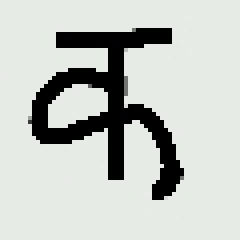
#> input picture processing_python/test/ka.jpg, 60 x 60 px (shown 4 times larger)
$ python reshape.py
#> lines starting #> are read from the running program, lines starting #| are printed output that depends on the picture; after the words box and inside, x2 and y2 are one past the last pixel; in counts of white or black regions, pixels touching at a corner belong together
import cv2
import numpy as np
import matplotlib.pyplot as plt
image = cv2.imread('./test/ka.jpg')
#> image is the input picture: shape (60, 60, 3); mean B, G, R 192.9, 197.8, 193.7
# image = cv2.bitwise_not(image)

# edges data lost during resizing. need to test more bluring and resizing

# use Gaussian filtering
image_blurred = cv2.blur(image,(3,3))
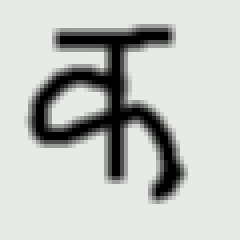
#> image_blurred: shape (60, 60, 3) (shown 4 times larger); mean B, G, R 192.9, 197.8, 193.7

plt.subplot(121),plt.imshow(image),plt.title('Original')
plt.xticks([]), plt.yticks([])
plt.subplot(122),plt.imshow(image_blurred),plt.title('Blurred')
plt.xticks([]), plt.yticks([])
plt.show()
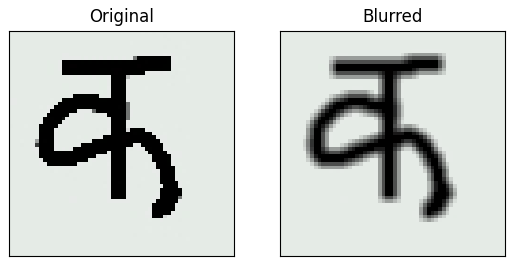
#> figure drawn by matplotlib, 2 panels; B, G, R data is drawn as R, G, B

resized_digit = cv2.resize(image.copy(), (28,28))
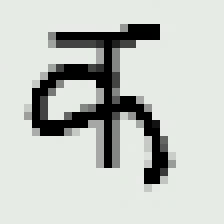
#> resized_digit: shape (28, 28, 3) (shown 8 times larger); mean B, G, R 194.3, 199.2, 195.1
resized_digit_blur = cv2.blur(resized_digit,(3,3))
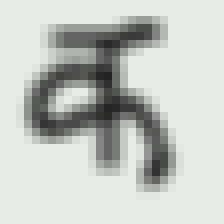
#> resized_digit_blur: shape (28, 28, 3) (shown 8 times larger); mean B, G, R 194.3, 199.2, 195.1
grey = cv2.cvtColor(resized_digit_blur.copy(), cv2.COLOR_BGR2GRAY)
ret, thresh = cv2.threshold(grey.copy(), 128, 255, cv2.THRESH_BINARY_INV)
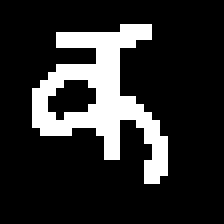
#> thresh: shape (28, 28) (shown 8 times larger); 17.3% white in thin lines or dots, all inside (x1, y1, x2, y2) = (4, 3, 21, 23)

rd2 = cv2.resize(image_blurred.copy(), (28,28))
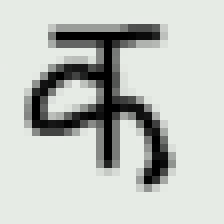
#> rd2: shape (28, 28, 3) (shown 8 times larger); mean B, G, R 192.6, 197.5, 193.4
g2 = cv2.cvtColor(rd2.copy(), cv2.COLOR_BGR2GRAY)
ret2, thresh2 = cv2.threshold(g2.copy(), 100 , 255, cv2.THRESH_BINARY_INV)
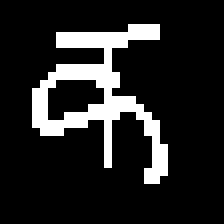
#> thresh2: shape (28, 28) (shown 8 times larger); 14% white in thin lines or dots, all inside (x1, y1, x2, y2) = (4, 3, 21, 23)


# padded_digit = np.pad(resized_digit, ((5,5),(5,5)), "constant", constant_values=0)

plt.subplot(121),plt.imshow(thresh),plt.title('Original')
plt.xticks([]), plt.yticks([])
plt.subplot(122),plt.imshow(thresh2),plt.title('Blurred')
plt.xticks([]), plt.yticks([])
plt.show()

# plt.imshow(thresh, cmap="gray")
# plt.show()
